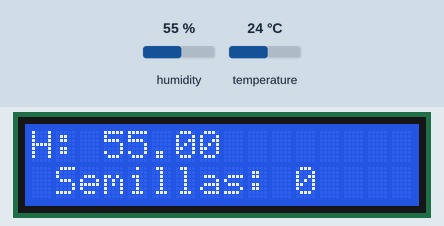
Simulated run of this sketch. Board: Arduino Uno, built with avr-gcc and run on an emulated ATmega328P. On the bench: 16×2 character LCD. The inputs (shaded band) are chosen by the test bench; at power-on: humidity 55 %, temperature 24 °C. What the sketch prints to the serial monitor is not drawn.

Above: at 0.2 s.
At 1.17 s:
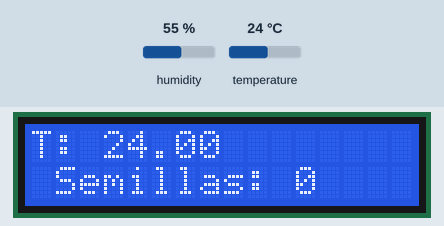
At 10.2 s:
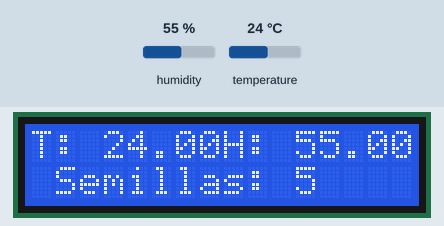
At 16.8 s:
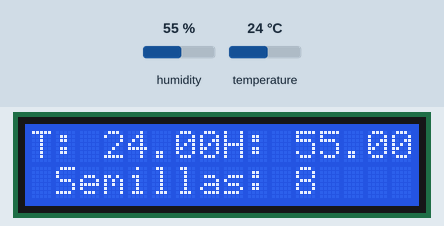
At 26.8 s:
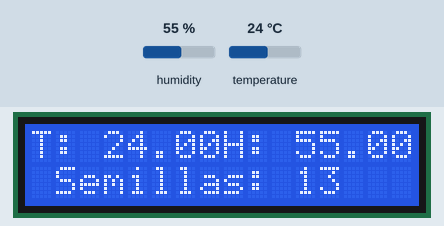
At 36.8 s:
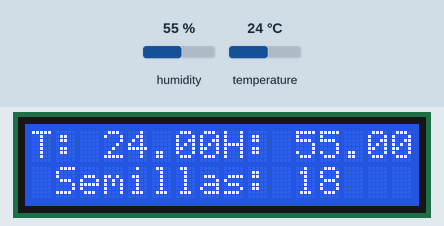

Measured:
- what the display in image 0 shows lasts 1.0 s, from 0.1 s to 1.1 s
- what the display in image 2 shows lasts 2.2 s, from 10.1 s to 12.3 s

The sketch:

tractor_freeRTOS.ino
```cpp
////////////////////////lcd
#include <Wire.h>      // libreria de comunicacion por I2C
#include <LCD.h>      // libreria para funciones de LCD
#include <LiquidCrystal_I2C.h>    // libreria para LCD por I2C

LiquidCrystal_I2C lcd (0x27, 2, 1, 0, 4, 5, 6, 7); // DIR, E, RW, RS, D4, D5, D6, D7


#include <Arduino_FreeRTOS.h>
// variables sensor

#include <dht.h>

#define dht_pin A0     // Analog Pin A0 of Arduino is connected to DHT11 out pin

dht DHT;


int contador;

// define two tasks for Blink & AnalogRead
void TaskPrint1( void *param );
void TaskPrint2( void *param );
void TaskPrint3( void *param );

TaskHandle_t Task_Handle1;
TaskHandle_t Task_Handle2;
TaskHandle_t Task_Handle3;

// the setup function runs once when you press reset or power the board
void setup() {
  Serial.begin(9600);

  xTaskCreate(Task_Print1, "Task1",100,NULL,1,&Task_Handle1);
  xTaskCreate(Task_Print2, "Task2",100,NULL,1,&Task_Handle2);
  xTaskCreate(Task_Print3, "Task3",100,NULL,1,&Task_Handle3);
  Serial.println("DHT11 Humidity & temperature Sensor\n\n");
  DHT.read11(dht_pin);

  ////////////////lcd
  lcd.setBacklightPin(3,POSITIVE);  // puerto P3 de PCF8574 como positivo
  lcd.setBacklight(HIGH);   // habilita iluminacion posterior de LCD
  lcd.begin(16, 2);     // 16 columnas por 2 lineas para LCD 1602A
  lcd.clear();      // limpia pantalla

}

void loop()
{
  // Empty. Things are done in Tasks.
}

void Task_Print1(void *param){
  (void) param;
  while(1){


    Serial.print("Humidity = ");
    Serial.print(DHT.humidity);
    Serial.print("%    ");

    vTaskDelay(1000/portTICK_PERIOD_MS);
  }
}

void Task_Print2(void *param){
  (void) param;
  while(1){
    Serial.print("Temperature = ");
    Serial.print(DHT.temperature);
    Serial.println(" C");
    vTaskDelay(1000/portTICK_PERIOD_MS);
    contador++;
  }
}


void Task_Print3(void *param){
  (void) param;
  while(1){
    lcd.setCursor(0, 0);
    lcd.print("T: "); // ubica cursor en columna 0 y linea 0
    lcd.print(DHT.temperature);
    vTaskDelay(100/portTICK_PERIOD_MS);
    lcd.print("H: "); // ubica cursor en columna 0 y linea 0
    lcd.print(DHT.humidity);
    // escribe el texto
    lcd.setCursor(0, 1);    // ubica cursor en columna 0 y linea 1

    lcd.print(" Semillas: ");
    lcd.print(millis() / 2000);   // funcion millis() / 1000 para segundos transcurridos// escribe seg.
    vTaskDelay(1000/portTICK_PERIOD_MS);
  }
}
```
